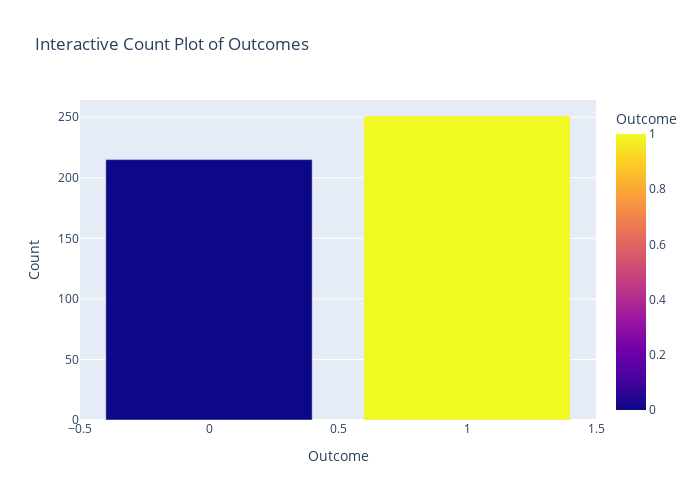

This figure's notebook cell:
### Code cell
# Create a DataFrame from y_train
y_train_df = pd.DataFrame(y_train, columns=['Outcome'])

outcome_counts = y_train_df['Outcome'].value_counts().reset_index()

outcome_counts.columns = ['Outcome', 'Count']
# Create an interactive bar plot
fig = px.bar(
    outcome_counts,  # Use the corrected DataFrame
    x='Outcome', 
    y='Count',
    color='Outcome',  # Color by outcome
    labels={'Outcome': 'Outcome', 'Count': 'Count'},  # Customize axis labels
    color_discrete_sequence=px.colors.qualitative.Pastel,  # Pastel color palette
    title="Interactive Count Plot of Outcomes"
)

# Customize the layout
fig.update_layout(
    xaxis_title="Outcome",
    yaxis_title="Count",
    showlegend=False,  # Hide legend (optional)
    height=500,
    width=700
)

# Show the plot
fig.show()

### Figure 1 — Plotly figure (JSON) as saved in the notebook; plotly's stock layout.template omitted (floating-point values rounded to 4 significant figures)
{"data": [{"alignmentgroup": "True", "hovertemplate": "Outcome=%{marker.color}<br>Count=%{y}<extra></extra>", "legendgroup": "", "marker": {"color": [1, 0], "coloraxis": "coloraxis", "pattern": {"shape": ""}}, "name": "", "offsetgroup": "", "orientation": "v", "showlegend": false, "textposition": "auto", "type": "bar", "x": [1, 0], "xaxis": "x", "y": [251, 215], "yaxis": "y"}], "layout": {"barmode": "relative", "coloraxis": {"colorbar": {"title": {"text": "Outcome"}}, "colorscale": [[0, "#0d0887"], [0.1111, "#46039f"], [0.2222, "#7201a8"], [0.3333, "#9c179e"], [0.4444, "#bd3786"], [0.5556, "#d8576b"], [0.6667, "#ed7953"], [0.7778, "#fb9f3a"], [0.8889, "#fdca26"], [1, "#f0f921"]]}, "height": 500, "legend": {"tracegroupgap": 0}, "showlegend": false, "title": {"text": "Interactive Count Plot of Outcomes"}, "width": 700, "xaxis": {"anchor": "y", "domain": [0, 1], "title": {"text": "Outcome"}}, "yaxis": {"anchor": "x", "domain": [0, 1], "title": {"text": "Count"}}}}
